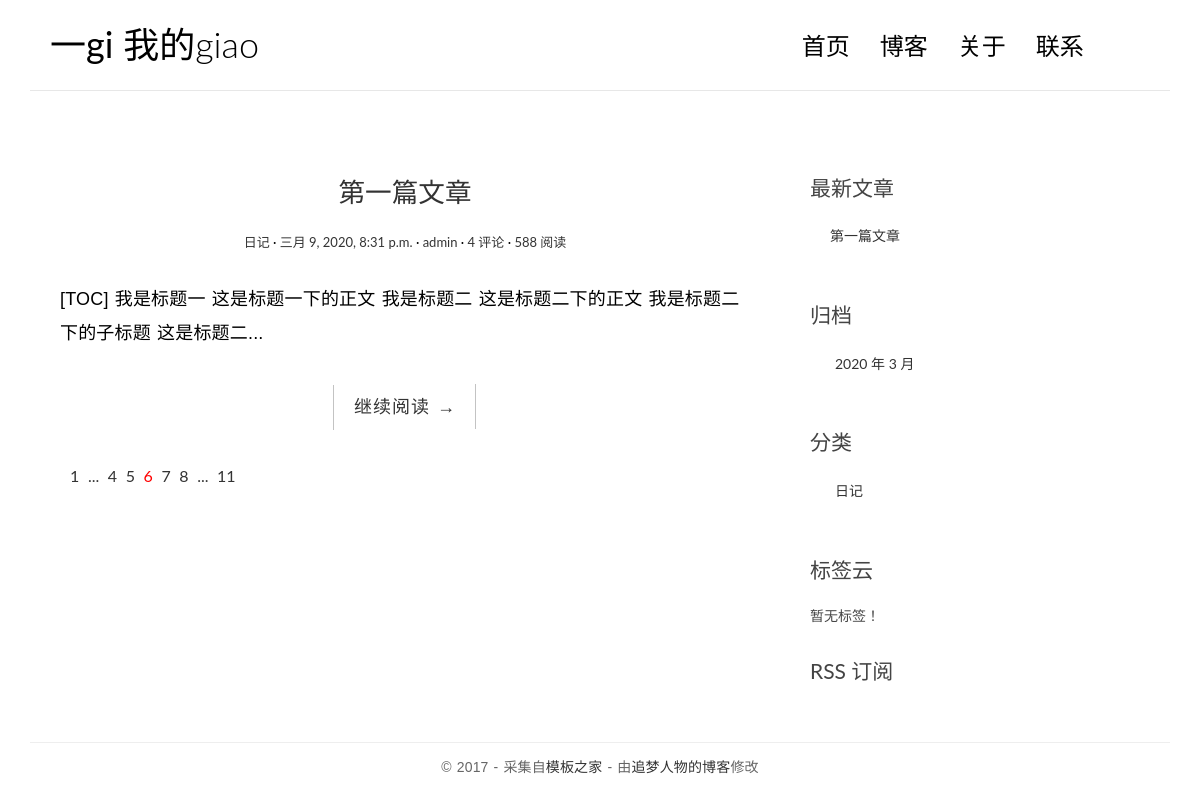
The page / on the database its author committed.
### blog/models.py (models this page shows, shortened)
class Post(models.Model):
    title = models.CharField('标题', max_length=70)
    body = models.TextField('正文')
    created_time = models.DateTimeField('创建时间', default=timezone.now)
    modified_time = models.DateTimeField('修改时间')
    excerpt = models.CharField('摘要', max_length=200, blank=True)
    category = models.ForeignKey(Category, verbose_name='分类', on_delete=models.CASCADE)
    tags = models.ManyToManyField(Tag, verbose_name='标签', blank=True)
    author = models.ForeignKey(User, verbose_name='作者', on_delete=models.CASCADE)
    class Meta:
        verbose_name = '文章'
        verbose_name_plural = verbose_name
    def get_absolute_url(self):
        return reverse('blog:detail', kwargs={'pk': self.pk})

class Category(models.Model):
    name = models.CharField(max_length=100)
    class Meta:
        verbose_name = '分类'
        verbose_name_plural = verbose_name

### blog/views.py (the view)
# urls.py: path('', views.index, name='index'),
def index(request):
    post_list = Post.objects.all().order_by('-created_time')
    return render(request, 'blog/index.html', context={'post_list': post_list})

### blog/templatetags/blog_extras.py (called while the page is built)
@register.inclusion_tag('blog/inclusions/_recent_posts.html', takes_context=True)
def show_recent_posts(context, num=5):
    return {
        'recent_post_list': Post.objects.all().order_by('-created_time')[:num],
    }

@register.inclusion_tag('blog/inclusions/_archives.html', takes_context=True)
def show_archives(context):
    return {
        'date_list': Post.objects.dates('created_time', 'month', order='DESC'),
    }

@register.inclusion_tag('blog/inclusions/_categories.html', takes_context=True)
def show_categories(context):
    return {
        'category_list': Category.objects.all(),
    }

@register.inclusion_tag('blog/inclusions/_tags.html', takes_context=True)
def show_tags(context):
    return {
        'tag_list': Tag.objects.all(),
    }

### templates/blog/index.html (shortened to what this page needs)
{% extends 'base.html' %}
{% load static %}
            {% block main %}
                {% for post in post_list %}
                        <article class="post post-{{ post.pk }}">
                            <header class="entry-header">
                                <h1 class="entry-title">
                                    <a href="{{ post.get_absolute_url }}">{{ post.title }}</a>
                                </h1>
                                <div class="entry-meta">
                                    <span class="post-category"><a href="#">{{ post.category.name }}</a></span>
                                    <span class="post-date"><a href="#"><time class="entry-date"
                                                                              datetime="2012-11-09T23:15:57+00:00">{{ post.created_time }}</time></a></span>
                                    <span class="post-author"><a href="#">{{ post.author }}</a></span>
                                    <span class="comments-link"><a href="#">4 评论</a></span>
                                    <span class="views-count"><a href="#">588 阅读</a></span>
                                </div>
                            </header>
                            <div class="entry-content clearfix">
                                <p>{{ post.excerpt }}...</p>
                                <div class="read-more cl-effect-14">
                                    <a href="{{ post.get_absolute_url }}" class="more-link">继续阅读 <span class="meta-nav">→</span></a>
                                </div>
                            </div>
                        </article>
                {% empty %}
                        <div class="no-post">暂时还没有发布的文章</div>
                {% endfor %}
                <div class="pagination">
                    <ul>
                        <li><a href="">1</a></li>
                        <li><a href="">...</a></li>
                        <li><a href="">4</a></li>
                        <li><a href="">5</a></li>
                        <li class="current"><a href="">6</a></li>
                        <li><a href="">7</a></li>
                        <li><a href="">8</a></li>
                        <li><a href="">...</a></li>
                        <li><a href="">11</a></li>
                    </ul>
                </div>
            {% endblock main %}

### templates/blog/inclusions/_recent_posts.html
<div class="widget widget-recent-posts">
  <h3 class="widget-title">最新文章</h3>
  <ul>
    {% for post in recent_post_list %}
      <li>
        <a href="{{ post.get_absolute_url }}">{{ post.title }}</a>
      </li>
    {% empty %}
      暂无文章！
    {% endfor %}
  </ul>
</div>

### templates/blog/inclusions/_categories.html
<div class="widget widget-category">
  <h3 class="widget-title">分类</h3>
  <ul>
    {% for category in category_list %}
      <li>
        <a href="{% url 'blog:category' category.pk %}">{{ category.name }}</a>
      </li>
    {% empty %}
      暂无分类！
    {% endfor %}
  </ul>
</div>

### blog/static/blog/css/custom.css (style rules this page uses)
* { outline: none; }
h1, h2, h3, h4, h5, h6 { margin-top: 0; }
a { color: #333; }
body { color: #444; font-family: 'Lato', sans-serif; }
p { font-family: 'Ubuntu', sans-serif; font-weight: 400; word-spacing: 1px; letter-spacing: 0.01em; }
.post { background: #fff; padding: 30px 30px 0; }
.entry-title { text-align: center; font-size: 1.9em; margin-bottom: 20px; line-height: 1.6; padding: 10px 20px 0; }
.entry-meta { text-align: center; color: #DDDDDD; font-size: 13px; margin-bottom: 30px; }
.entry-content { font-size: 18px; line-height: 1.9; font-weight: 300; color: #000; }
.post-category::after, .post-date::after, .post-author::after, .comments-link::after { content: ' ·'; color: #000; }
.read-more { font-family: 'Ubuntu', sans-serif; font-weight: 400; word-spacing: 1px; letter-spacing: 0.01em; text-align: center; margin-top: 20px; }
.cl-effect-14 a { padding: 0 20px; height: 45px; line-height: 45px; position: relative; display: inline-block; margin: 15px 25px; letter-spacing: 1px; font-weight: 400; text-shadow: 0 0 1px rgba(255, 255, 255, 0.3); }
.cl-effect-14 a::before, .cl-effect-14 a::after { position: absolute; width: 45px; height: 1px; background: #C3C3C3; content: ''; -webkit-transition: all 0.3s; -moz-transition: all 0.3s; transition: all 0.3s; pointer-events: none; }
.cl-effect-14 a::before { top: 0; left: 0; -webkit-transform: rotate(90deg); -moz-transform: rotate(90deg); transform: rotate(90deg); -webkit-transform-origin: 0 0; -moz-transform-origin: 0 0; transform-origin: 0 0; }
.cl-effect-14 a::after { right: 0; bottom: 0; -webkit-transform: rotate(90deg); -moz-transform: rotate(90deg); transform: rotate(90deg); -webkit-transform-origin: 100% 0; -moz-transform-origin: 100% 0; transform-origin: 100% 0; }
.widget { background: #fff; padding: 30px 0 0; }
.widget-title { font-size: 1.5em; margin-bottom: 20px; line-height: 1.6; padding: 10px 0 0; font-weight: 400; }
.widget-recent-posts ul { padding: 0; margin: 0; padding-left: 20px; }
.widget-recent-posts ul li { list-style-type: none; position: relative; line-height: 170%; margin-bottom: 10px; }
.widget-recent-posts ul li::before { content: '\f3d3'; font-family: "Ionicons"; position: absolute; left: -17px; top: 3px; font-size: 16px; color: #000; }
.widget-category ul { padding: 0; margin: 0; padding-left: 25px; }
.widget-category ul li { list-style-type: none; position: relative; line-height: 170%; margin-bottom: 10px; }
.widget-category ul li::before { content: '\f3fe'; font-family: "Ionicons"; position: absolute; left: -25px; top: 1px; font-size: 18px; color: #000; }
.pagination ul { list-style: none; }
.pagination ul li { display: inline-block; font-size: 16px; margin-right: 5px; }
.current a { color: red; }

### rows shown on the page
Post: title "第一篇文章", category.name "日记", created_time "三月 9, 2020, 8:31 p.m.", author "admin", excerpt "[TOC] 我是标题一 这是标题一下的正文 我是标题二 这是标题二下的正文 我是标题二下的子标题 这是标题二"
Category: name "日记"

### other values the page prints
{{ date.year }} "2020"
{{ date.month }} "3"
